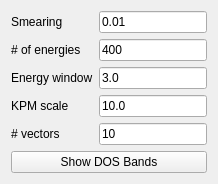
      <widget class="QWidget" name="tab_9">
       <attribute name="title">
        <string>DOS Bands</string>
       </attribute>
       <layout class="QGridLayout" name="gridLayout_18">
        <item row="0" column="0">
         <layout class="QGridLayout" name="gridLayout_11">
          <item row="0" column="1">
           <widget class="QLineEdit" name="delta_kbands">
            <property name="text">
             <string>0.01</string>
            </property>
           </widget>
          </item>
          <item row="0" column="0">
           <widget class="QLabel" name="label_27">
            <property name="text">
             <string>Smearing</string>
            </property>
           </widget>
          </item>
          <item row="1" column="1">
           <widget class="QLineEdit" name="ne_kbands">
            <property name="text">
             <string>400</string>
            </property>
           </widget>
          </item>
          <item row="1" column="0">
           <widget class="QLabel" name="label_28">
            <property name="text">
             <string># of energies</string>
            </property>
           </widget>
          </item>
          <item row="2" column="0">
           <widget class="QLabel" name="label_29">
            <property name="text">
             <string>Energy window</string>
            </property>
           </widget>
          </item>
          <item row="2" column="1">
           <widget class="QLineEdit" name="window_kbands">
            <property name="text">
             <string>3.0</string>
            </property>
           </widget>
          </item>
          <item row="3" column="0">
           <widget class="QLabel" name="label_30">
            <property name="text">
             <string>KPM scale</string>
            </property>
           </widget>
          </item>
          <item row="3" column="1">
           <widget class="QLineEdit" name="scale_kbands">
            <property name="text">
             <string>10.0</string>
            </property>
           </widget>
          </item>
          <item row="4" column="0">
           <widget class="QLabel" name="label_31">
            <property name="text">
             <string># vectors</string>
            </property>
           </widget>
          </item>
          <item row="4" column="1">
           <widget class="QLineEdit" name="nv_kbands">
            <property name="text">
             <string>10</string>
            </property>
           </widget>
          </item>
          <item row="5" column="0" colspan="2">
           <widget class="QPushButton" name="show_dosbands">
            <property name="toolTip">
             <string>This is equivalent to band structure calculation, but it can be applied for very large systems</string>
            </property>
            <property name="text">
             <string>Show DOS Bands</string>
            </property>
           </widget>
          </item>
         </layout>
        </item>
       </layout>
      </widget>
